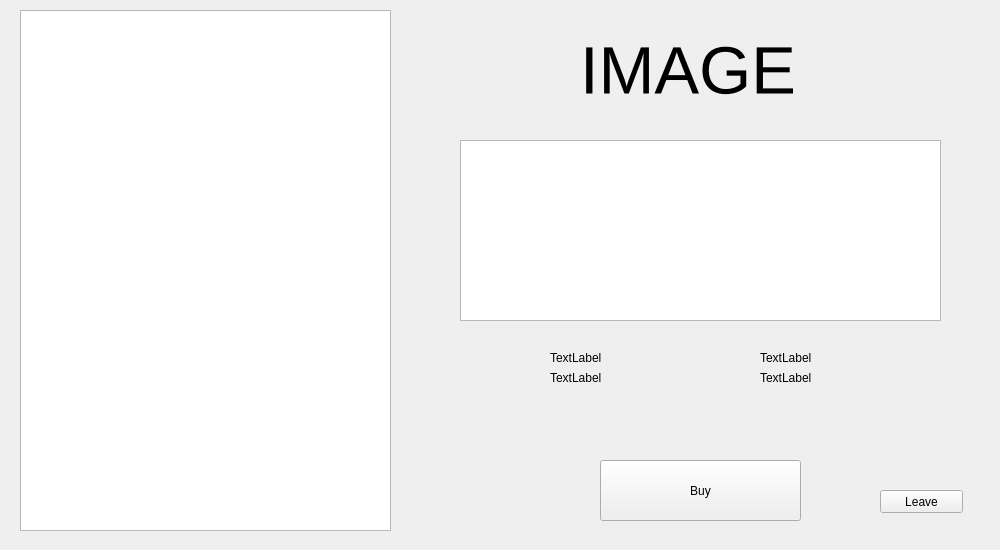
<?xml version="1.0" encoding="UTF-8"?>
<ui version="4.0">
 <class>ShopView</class>
 <widget class="QWidget" name="ShopView">
  <property name="geometry">
   <rect>
    <x>0</x>
    <y>0</y>
    <width>1000</width>
    <height>550</height>
   </rect>
  </property>
  <property name="windowTitle">
   <string>Form</string>
  </property>
  <widget class="QTreeView" name="treeView">
   <property name="geometry">
    <rect>
     <x>20</x>
     <y>10</y>
     <width>371</width>
     <height>521</height>
    </rect>
   </property>
  </widget>
  <widget class="QLabel" name="label">
   <property name="geometry">
    <rect>
     <x>580</x>
     <y>0</y>
     <width>281</width>
     <height>141</height>
    </rect>
   </property>
   <property name="font">
    <font>
     <pointsize>50</pointsize>
    </font>
   </property>
   <property name="text">
    <string>IMAGE</string>
   </property>
  </widget>
  <widget class="QTextEdit" name="textEdit">
   <property name="geometry">
    <rect>
     <x>460</x>
     <y>140</y>
     <width>481</width>
     <height>181</height>
    </rect>
   </property>
  </widget>
  <widget class="QLabel" name="label_2">
   <property name="geometry">
    <rect>
     <x>550</x>
     <y>350</y>
     <width>64</width>
     <height>15</height>
    </rect>
   </property>
   <property name="text">
    <string>TextLabel</string>
   </property>
  </widget>
  <widget class="QLabel" name="label_3">
   <property name="geometry">
    <rect>
     <x>760</x>
     <y>350</y>
     <width>64</width>
     <height>15</height>
    </rect>
   </property>
   <property name="text">
    <string>TextLabel</string>
   </property>
  </widget>
  <widget class="QLabel" name="label_4">
   <property name="geometry">
    <rect>
     <x>550</x>
     <y>370</y>
     <width>64</width>
     <height>15</height>
    </rect>
   </property>
   <property name="text">
    <string>TextLabel</string>
   </property>
  </widget>
  <widget class="QLabel" name="label_5">
   <property name="geometry">
    <rect>
     <x>760</x>
     <y>370</y>
     <width>64</width>
     <height>15</height>
    </rect>
   </property>
   <property name="text">
    <string>TextLabel</string>
   </property>
  </widget>
  <widget class="QPushButton" name="pushButton">
   <property name="geometry">
    <rect>
     <x>600</x>
     <y>460</y>
     <width>201</width>
     <height>61</height>
    </rect>
   </property>
   <property name="text">
    <string>Buy</string>
   </property>
  </widget>
  <widget class="QPushButton" name="pushButton_2">
   <property name="geometry">
    <rect>
     <x>880</x>
     <y>490</y>
     <width>83</width>
     <height>23</height>
    </rect>
   </property>
   <property name="text">
    <string>Leave</string>
   </property>
  </widget>
 </widget>
 <resources/>
 <connections/>
</ui>
